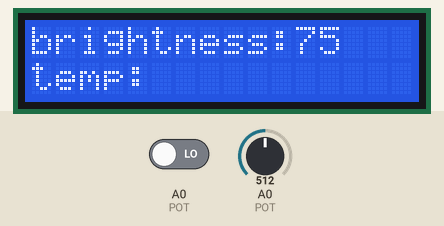
This sketch was run on a simulated Arduino Uno, built with avr-gcc and run on an emulated ATmega328P. Shown: 16×2 character LCD. Inputs (shaded band) come from the test bench; at power-on: A0 (POT) LOW, A0 (POT) = 512. What the sketch prints to the serial monitor is not drawn.

Above: at 1.2 s.
1.3 s: A0 (POT) driven HIGH
At 1.9 s:
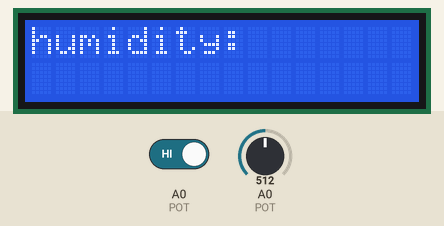
Timing chart, 0 to 4.3 s (numbered marks = the images above; inputs shaded):
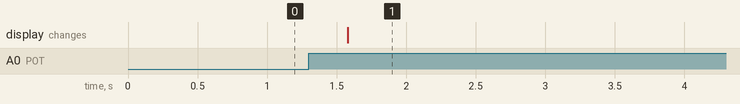

The sketch:

SensorControl.ino
```cpp
#include <LiquidCrystal.h>

LiquidCrystal lcd(7, 6, 5, 4, 3, 2);
//RS, E, D4, D5, D6, D7

const int POT = 0;
const int BTN = 14;
const int MIN_LIGHT = 10;   //가장 어두울 때의 값
const int MAX_LIGHT = 720;  //가장 밝을 때의 값
int val = A0;
boolean lastBTN = LOW;
boolean currentBTN = LOW;
boolean screen = 0;    //화면 번호

void printBrightness(void){   //밝기값을 출력하는 함수
  val = analogRead(POT);
  val = map(val, MIN_LIGHT, MAX_LIGHT, 255, 0);   //8비트 값으로 맵핑
  val = constrain(val, 0, 255);
  lcd.setCursor(11,0);
  lcd.print("   ");
  lcd.setCursor(11,0);
  lcd.print(val);
  Serial.print("Brigtness : ");
  Serial.println(val);
  delay(500);
}

boolean debounce(boolean last){
    boolean current = digitalRead(BTN);   //버튼 값 읽기
    if(last != current){
        delay(5);
        current = digitalRead(BTN);
      }
      return current;
  }

void printScreen(int page){
    if(page == 0){
        lcd.clear();
        lcd.setCursor(0,0);
        lcd.print("brightness:");
        lcd.setCursor(0,1);
        lcd.print("temp:");
      }
    else if(page == 1){
        lcd.clear();
        lcd.setCursor(0,0);
        lcd.print("humidity:");
      }
  }

void setup() {
  // put your setup code here, to run once:
  Serial.begin(9600);
  pinMode(BTN, INPUT); //화면 전환 버튼
  lcd.begin(16, 2);
  printScreen(screen);
}

void loop() {
  // put your main code here, to run repeatedly:
  currentBTN = debounce(lastBTN);
  Serial.println(currentBTN);
  if(lastBTN == 0 && currentBTN == 1){
      screen = !screen;
      printScreen(screen);
  }
  lastBTN = currentBTN;
  if(screen == 0){
    printBrightness();
  }
}
```

Measured:
- after the input at 1.3 s, the display: changes after 0.28 s (image 1)
